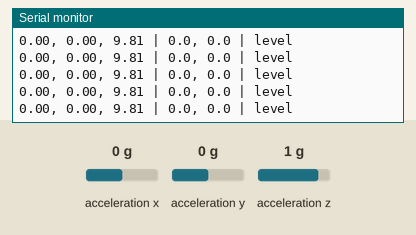
Bench run of a sketch on a simulated ESP32. On the bench: the last lines printed to the serial monitor. Wiring (inferred from the names in the program): MPU-9250 motion sensor at I2C address 0x68. The test bench sets the inputs (shaded band); at power-on: acceleration x 0 g, acceleration y 0 g, acceleration z 1 g.

Above: at 1.5 s.
1.6 s: acceleration x set to -1.4 g
At 1.93 s:
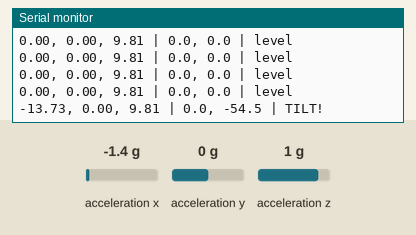
3.6 s: acceleration y set to -1.4 g
At 3.73 s:
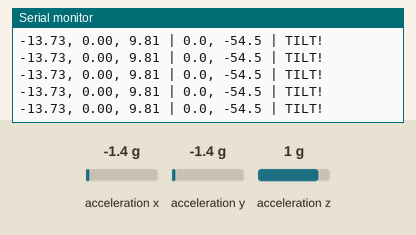
5.1 s: acceleration z set to -1.4 g
At 5.13 s:
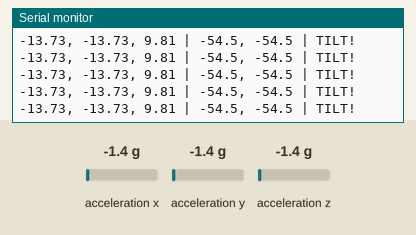
Timing chart, 0 to 8.1 s (numbered marks = the images above; inputs shaded):
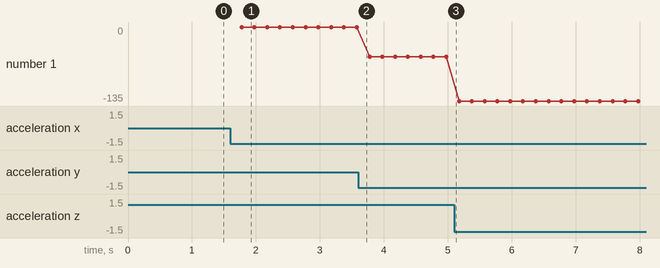

Measured:
- after the input at 1.6 s, the serial monitor: prints a new line after 0.18 s (image 1)
- plotted number 1: -54.5 → -135 after the input at 5.1 s

The sketch:

test_02_mpu6050.ino
```cpp
// ============================================================================
//  MODULE TEST 2 (v2): MPU6500 via raw I2C registers
//  Confirmed chip: WHO_AM_I = 0x70 (MPU6500, not MPU6050)
//  Adafruit_MPU6050 library rejects this chip outright, but the accel/gyro
//  register map is compatible enough with MPU6050 that we don't need a new
//  library at all -- just talk to the registers directly.
//  Wiring: SDA -> GPIO6, SCL -> GPIO7, addr 0x68
// ============================================================================

#include <Wire.h>

#define PIN_I2C_SDA        6
#define PIN_I2C_SCL        7
#define MPU_ADDR           0x68
#define TILT_THRESHOLD_DEG 30.0f

// Registers (shared layout between MPU6050 / MPU6500)
#define REG_PWR_MGMT_1   0x6B
#define REG_ACCEL_CONFIG 0x1C
#define REG_ACCEL_XOUT_H 0x3B

// ACCEL_CONFIG = 0x00 -> +/-2g range -> 16384 LSB/g (same scale factor on both chips)
const float ACCEL_SCALE = 16384.0f;
const float GRAVITY     = 9.80665f;

unsigned long lastPrint = 0;

void writeReg(uint8_t reg, uint8_t val) {
    Wire.beginTransmission(MPU_ADDR);
    Wire.write(reg);
    Wire.write(val);
    Wire.endTransmission();
}

bool readAccelRaw(int16_t &ax, int16_t &ay, int16_t &az) {
    Wire.beginTransmission(MPU_ADDR);
    Wire.write(REG_ACCEL_XOUT_H);
    if (Wire.endTransmission(false) != 0) return false;

    if (Wire.requestFrom(MPU_ADDR, (uint8_t)6) != 6) return false;

    ax = (Wire.read() << 8) | Wire.read();
    ay = (Wire.read() << 8) | Wire.read();
    az = (Wire.read() << 8) | Wire.read();
    return true;
}

void setup() {
    Serial.begin(115200);
    delay(300);
    Serial.println(F("\n--- MPU6500 Module Test (raw register driver) ---"));

    Wire.begin(PIN_I2C_SDA, PIN_I2C_SCL);
    Wire.setClock(400000);

    // Wake the chip -- PWR_MGMT_1 defaults to sleep mode on power-up
    writeReg(REG_PWR_MGMT_1, 0x00);
    delay(50);

    // Set accel range to +/-2g (matches ACCEL_SCALE above)
    writeReg(REG_ACCEL_CONFIG, 0x00);
    delay(10);

    Serial.println(F("[OK] MPU6500 woken and configured for +/-2g"));
    Serial.println(F("Rest the device flat first -- pitch/roll should read ~0."));
    Serial.println(F("Then tilt past 30 deg on either axis to trigger DIZZY flag."));
    Serial.println(F("accelX, accelY, accelZ (m/s^2) | pitch, roll (deg) | tiltDetected"));
}

void loop() {
    unsigned long now = millis();
    if (now - lastPrint < 200) return;
    lastPrint = now;

    int16_t rawX, rawY, rawZ;
    if (!readAccelRaw(rawX, rawY, rawZ)) {
        Serial.println(F("[WARN] Accel read failed -- check wiring/bus"));
        return;
    }

    float ax = (rawX / ACCEL_SCALE) * GRAVITY;
    float ay = (rawY / ACCEL_SCALE) * GRAVITY;
    float az = (rawZ / ACCEL_SCALE) * GRAVITY;

    float pitchDeg = atan2f(ay, az) * 180.0f / PI;
    float rollDeg  = atan2f(ax, az) * 180.0f / PI;
    bool tiltDetected = (fabsf(pitchDeg) > TILT_THRESHOLD_DEG ||
                         fabsf(rollDeg)  > TILT_THRESHOLD_DEG);

    Serial.print(ax, 2); Serial.print(F(", "));
    Serial.print(ay, 2); Serial.print(F(", "));
    Serial.print(az, 2); Serial.print(F(" | "));
    Serial.print(pitchDeg, 1); Serial.print(F(", "));
    Serial.print(rollDeg, 1); Serial.print(F(" | "));
    Serial.println(tiltDetected ? F("TILT!") : F("level"));
}
```
